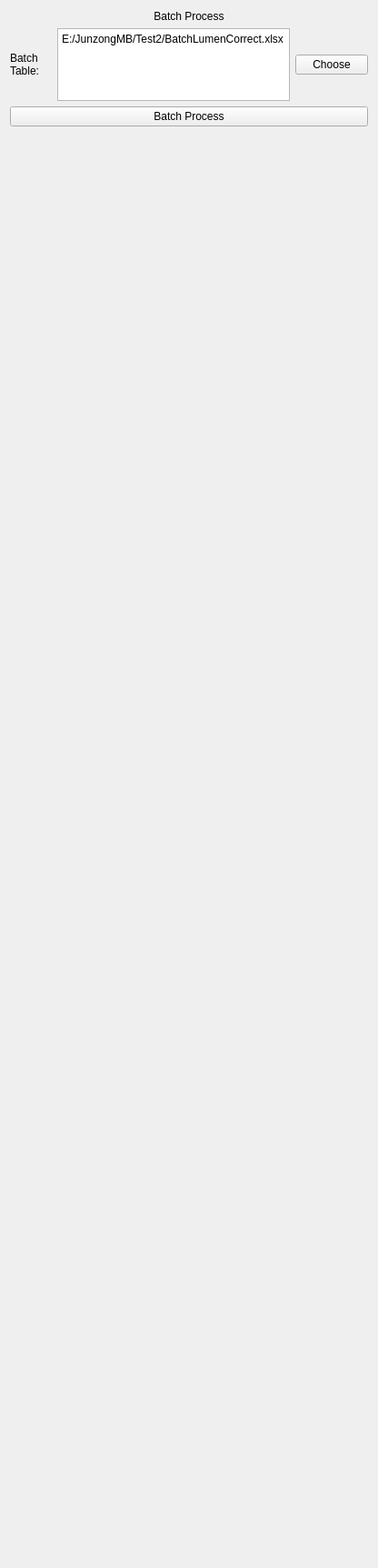
          <widget class="QWidget" name="tab_25">
           <attribute name="title">
            <string>Batch Process</string>
           </attribute>
           <layout class="QVBoxLayout" name="verticalLayout_133">
            <item>
             <layout class="QVBoxLayout" name="verticalLayout_155">
              <item>
               <widget class="QLabel" name="label_584">
                <property name="font">
                 <font>
                  <family>Arial</family>
                  <pointsize>9</pointsize>
                 </font>
                </property>
                <property name="text">
                 <string>Batch Process</string>
                </property>
                <property name="alignment">
                 <set>Qt::AlignCenter</set>
                </property>
               </widget>
              </item>
              <item>
               <layout class="QHBoxLayout" name="horizontalLayout_FM3_9" stretch="0,0,0">
                <property name="sizeConstraint">
                 <enum>QLayout::SetDefaultConstraint</enum>
                </property>
                <item>
                 <widget class="QLabel" name="label_585">
                  <property name="minimumSize">
                   <size>
                    <width>46</width>
                    <height>0</height>
                   </size>
                  </property>
                  <property name="text">
                   <string>Batch Table:</string>
                  </property>
                  <property name="wordWrap">
                   <bool>true</bool>
                  </property>
                 </widget>
                </item>
                <item>
                 <widget class="QPlainTextEdit" name="batchTablePathTxt_LC">
                  <property name="maximumSize">
                   <size>
                    <width>16777215</width>
                    <height>80</height>
                   </size>
                  </property>
                  <property name="plainText">
                   <string>E:/JunzongMB/Test2/BatchLumenCorrect.xlsx</string>
                  </property>
                 </widget>
                </item>
                <item>
                 <widget class="QPushButton" name="batchTableBtn_LC">
                  <property name="text">
                   <string>Choose</string>
                  </property>
                 </widget>
                </item>
               </layout>
              </item>
              <item>
               <widget class="QPushButton" name="batchProcessBtn_LC">
                <property name="text">
                 <string>Batch Process</string>
                </property>
               </widget>
              </item>
              <item>
               <spacer name="verticalSpacer_19">
                <property name="orientation">
                 <enum>Qt::Vertical</enum>
                </property>
                <property name="sizeHint" stdset="0">
                 <size>
                  <width>20</width>
                  <height>40</height>
                 </size>
                </property>
               </spacer>
              </item>
             </layout>
            </item>
            <item>
             <spacer name="verticalSpacer_20">
              <property name="orientation">
               <enum>Qt::Vertical</enum>
              </property>
              <property name="sizeHint" stdset="0">
               <size>
                <width>20</width>
                <height>1534</height>
               </size>
              </property>
             </spacer>
            </item>
           </layout>
          </widget>
